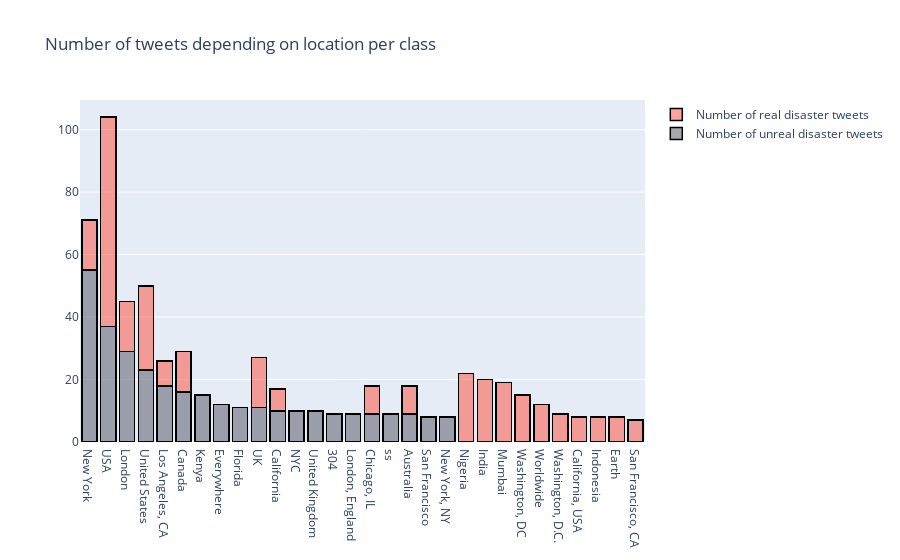

Notebook code for this chart:
### Code cell
#Number of tweets depending on location per class

train1_df = train[train["target"]==1]
train0_df = train[train["target"]==0]
cnt_1 = train1_df['location'].value_counts()
cnt_1.reset_index()
cnt_1 = cnt_1[:20,]

cnt_0 = train0_df['location'].value_counts()
cnt_0.reset_index()
cnt_0 = cnt_0[:20,]

trace1 = go.Bar(
                x = cnt_1.index,
                y = cnt_1.values,
                name = "Number of real disaster tweets",
                marker = dict(color = 'rgba(255, 74, 55, 0.5)',
                             line=dict(color='rgb(0,0,0)',width=1.5)),
                )
trace0 = go.Bar(
                x = cnt_0.index,
                y = cnt_0.values,
                name = "Number of unreal disaster tweets",
                marker = dict(color = 'rgba(79, 82, 97, 0.5)',
                             line=dict(color='rgb(0,0,0)',width=1.5)),
                )


data = [trace0,trace1]
layout = go.Layout(barmode = 'stack',title = 'Number of tweets depending on location per class')
fig = go.Figure(data = data, layout = layout)
py.iplot(fig)

### Figure 1 — Plotly figure (JSON) as saved in the notebook; plotly's stock layout.template omitted (floating-point values rounded to 4 significant figures)
{"data": [{"marker": {"color": "rgba(79, 82, 97, 0.5)", "line": {"color": "rgb(0,0,0)", "width": 1.5}}, "name": "Number of unreal disaster tweets", "type": "bar", "x": ["New York", "USA", "London", "United States", "Los Angeles, CA", "Canada", "Kenya", "Everywhere", "Florida", "UK", "California", "NYC", "United Kingdom", "304", "London, England", "Chicago, IL", "ss", "Australia", "San Francisco", "New York, NY"], "y": [55, 37, 29, 23, 18, 16, 15, 12, 11, 11, 10, 10, 10, 9, 9, 9, 9, 9, 8, 8]}, {"marker": {"color": "rgba(255, 74, 55, 0.5)", "line": {"color": "rgb(0,0,0)", "width": 1.5}}, "name": "Number of real disaster tweets", "type": "bar", "x": ["USA", "United States", "Nigeria", "India", "Mumbai", "UK", "New York", "London", "Washington, DC", "Canada", "Worldwide", "Chicago, IL", "Australia", "Washington, D.C.", "California, USA", "Los Angeles, CA", "Indonesia", "Earth", "California", "San Francisco, CA"], "y": [67, 27, 22, 20, 19, 16, 16, 16, 15, 13, 12, 9, 9, 9, 8, 8, 8, 8, 7, 7]}], "layout": {"barmode": "stack", "title": {"text": "Number of tweets depending on location per class"}}}
